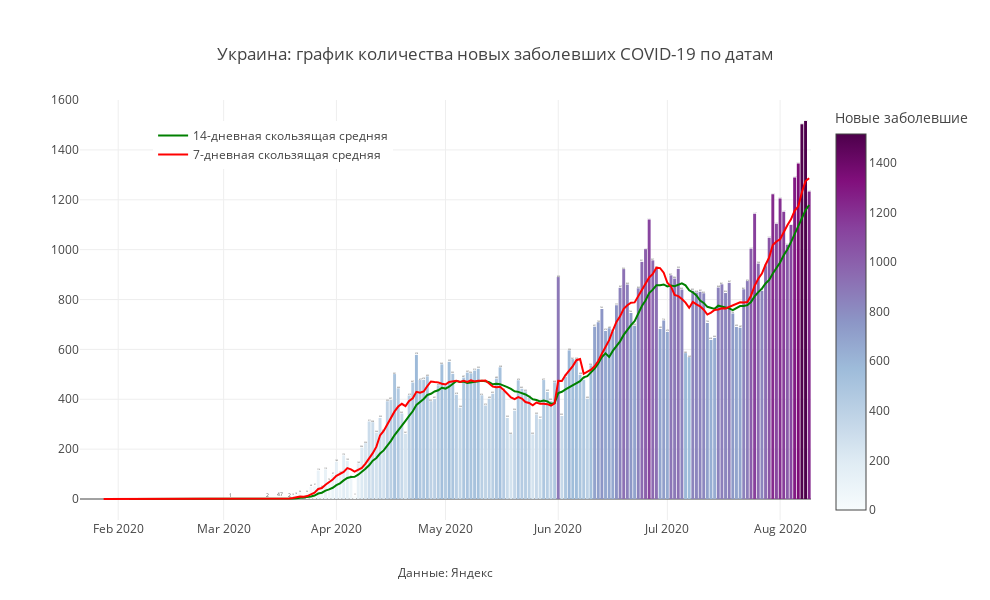

The notebook cell this image was saved under:
### Code cell
mask = X.Country ==my_country
#mask = (X.Date>datetime.date(2020,5,1)&(X.Region.isin(regions_towatch))
#mask = (X.Date>datetime.date(2020,5,1)&(X.Region==my_region)

fig = px.bar(X[mask], x='Date', 
             y="Day_confirmed",color ='Day_confirmed',
             title=f'{my_country}: '+'график количества новых заболевших COVID-19 по датам',
              color_continuous_scale= px.colors.sequential.BuPu,text = 'Day_confirmed',
             labels = {'Day_confirmed' : "Новые заболевшие",'Remaining_ill':'Текущие больные'})
fig.add_trace(
    go.Scatter(
        name='14-дневная скользящая средняя',
        x=X[mask].Date,
        y=X[mask]['MA14_dayconfirmed'],
        mode="lines",
        
        line=go.scatter.Line(color="green"),
        showlegend=True)
)
fig.add_trace(
    go.Scatter(
        name = '7-дневная скользящая средняя',
        x=X[mask]['Date'],
        y=X[mask]['MA7_dayconfirmed'],
        mode="lines",
        
        line=go.scatter.Line(color="red"),
        showlegend=True)
)
fig.update_layout(
    annotations=[
#         dict(
#             x='2020-04-13',
#             y=1355,
#             xref="x",
#             yref="y",
#             text="Введение<br>пропускной<br>системы в Москве",
#             showarrow=True,
#             arrowhead=2,
#             ax=0,
#             ay=-60),
#         dict(
#             x='2020-06-09',
#             y=1572,
#             xref="x",
#             yref="y",
#             text="Отмена<br>пропускной<br>системы в Москве",
#             showarrow=True,
#             arrowhead=2,
#             ax=0,
#             ay=-90),
        dict(
            x=0.5,
            y=-0.15,
            showarrow=False,
            text="Данные: Яндекс",
            xref="paper",
            yref="paper"),
        
                ],
    
    
                  title_x = 0.5,
                  title_y= 0.9,
                  title_xanchor = "center",
                  title_yanchor = "bottom", 
                  legend_x = 0.10,legend_y = 0.95,
                  width = 990, height = 600,template = 'gridon',
    
    
                  xaxis_title='',yaxis_title = ' '
)


fig.show()

### Figure 1 — Plotly figure (JSON) as saved in the notebook; plotly's stock layout.template omitted (floating-point values rounded to 4 significant figures; data arrays with more than 128 entries replaced by an {"elided": "..."} marker saying what was removed)
{"data": [{"alignmentgroup": "True", "hovertemplate": "Date=%{x}<br>Новые заболевшие=%{marker.color}<extra></extra>", "legendgroup": "", "marker": {"color": {"elided": "201 int values"}, "coloraxis": "coloraxis"}, "name": "", "offsetgroup": "", "orientation": "v", "showlegend": false, "text": {"elided": "201 int values"}, "textposition": "auto", "type": "bar", "x": {"elided": "201 str values"}, "xaxis": "x", "y": {"elided": "201 int values"}, "yaxis": "y"}, {"line": {"color": "green"}, "mode": "lines", "name": "14-дневная скользящая средняя", "showlegend": true, "type": "scatter", "x": {"elided": "201 str values"}, "y": {"elided": "201 float values"}}, {"line": {"color": "red"}, "mode": "lines", "name": "7-дневная скользящая средняя", "showlegend": true, "type": "scatter", "x": {"elided": "201 str values"}, "y": {"elided": "201 float values"}}], "layout": {"annotations": [{"showarrow": false, "text": "Данные: Яндекс", "x": 0.5, "xref": "paper", "y": -0.15, "yref": "paper"}], "barmode": "relative", "coloraxis": {"colorbar": {"title": {"text": "Новые заболевшие"}}, "colorscale": [[0, "rgb(247,252,253)"], [0.125, "rgb(224,236,244)"], [0.25, "rgb(191,211,230)"], [0.375, "rgb(158,188,218)"], [0.5, "rgb(140,150,198)"], [0.625, "rgb(140,107,177)"], [0.75, "rgb(136,65,157)"], [0.875, "rgb(129,15,124)"], [1, "rgb(77,0,75)"]]}, "height": 600, "legend": {"tracegroupgap": 0, "x": 0.1, "y": 0.95}, "title": {"text": "Украина: график количества новых заболевших COVID-19 по датам", "x": 0.5, "xanchor": "center", "y": 0.9, "yanchor": "bottom"}, "width": 990, "xaxis": {"anchor": "y", "domain": [0, 1], "title": {"text": ""}}, "yaxis": {"anchor": "x", "domain": [0, 1], "title": {"text": " "}}}}
